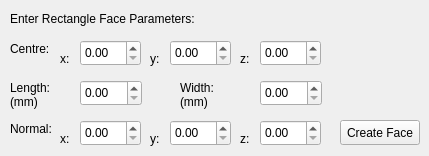
           <widget class="QWidget" name="page_30">
            <widget class="QLabel" name="label_126">
             <property name="geometry">
              <rect>
               <x>10</x>
               <y>10</y>
               <width>231</width>
               <height>17</height>
              </rect>
             </property>
             <property name="font">
              <font>
               <weight>50</weight>
               <bold>false</bold>
              </font>
             </property>
             <property name="text">
              <string>Enter Rectangle Face Parameters:</string>
             </property>
            </widget>
            <widget class="QLabel" name="label_127">
             <property name="geometry">
              <rect>
               <x>10</x>
               <y>40</y>
               <width>61</width>
               <height>17</height>
              </rect>
             </property>
             <property name="text">
              <string>Centre:</string>
             </property>
            </widget>
            <widget class="QLabel" name="label_128">
             <property name="geometry">
              <rect>
               <x>60</x>
               <y>50</y>
               <width>16</width>
               <height>17</height>
              </rect>
             </property>
             <property name="text">
              <string>x:</string>
             </property>
            </widget>
            <widget class="QLabel" name="label_129">
             <property name="geometry">
              <rect>
               <x>150</x>
               <y>50</y>
               <width>16</width>
               <height>17</height>
              </rect>
             </property>
             <property name="text">
              <string>y:</string>
             </property>
            </widget>
            <widget class="QLabel" name="label_130">
             <property name="geometry">
              <rect>
               <x>240</x>
               <y>50</y>
               <width>16</width>
               <height>17</height>
              </rect>
             </property>
             <property name="text">
              <string>z:</string>
             </property>
            </widget>
            <widget class="QLabel" name="label_131">
             <property name="geometry">
              <rect>
               <x>10</x>
               <y>80</y>
               <width>51</width>
               <height>31</height>
              </rect>
             </property>
             <property name="text">
              <string>&lt;html&gt;&lt;head/&gt;&lt;body&gt;&lt;p&gt;Length:&lt;br/&gt;   (mm)&lt;/p&gt;&lt;/body&gt;&lt;/html&gt;</string>
             </property>
            </widget>
            <widget class="QLabel" name="label_132">
             <property name="geometry">
              <rect>
               <x>10</x>
               <y>120</y>
               <width>51</width>
               <height>17</height>
              </rect>
             </property>
             <property name="text">
              <string>Normal:</string>
             </property>
            </widget>
            <widget class="QLabel" name="label_133">
             <property name="geometry">
              <rect>
               <x>180</x>
               <y>80</y>
               <width>51</width>
               <height>31</height>
              </rect>
             </property>
             <property name="text">
              <string>&lt;html&gt;&lt;head/&gt;&lt;body&gt;&lt;p&gt;Width:&lt;br/&gt;(mm)&lt;/p&gt;&lt;/body&gt;&lt;/html&gt;</string>
             </property>
            </widget>
            <widget class="QDoubleSpinBox" name="spnbox_insertion_rect_centre_x">
             <property name="geometry">
              <rect>
               <x>80</x>
               <y>40</y>
               <width>61</width>
               <height>26</height>
              </rect>
             </property>
            </widget>
            <widget class="QDoubleSpinBox" name="spnbox_insertion_rect_centre_y">
             <property name="geometry">
              <rect>
               <x>170</x>
               <y>40</y>
               <width>61</width>
               <height>26</height>
              </rect>
             </property>
            </widget>
            <widget class="QDoubleSpinBox" name="spnbox_insertion_rect_centre_z">
             <property name="geometry">
              <rect>
               <x>260</x>
               <y>40</y>
               <width>61</width>
               <height>26</height>
              </rect>
             </property>
            </widget>
            <widget class="QDoubleSpinBox" name="spnbox_insertion_length">
             <property name="geometry">
              <rect>
               <x>80</x>
               <y>80</y>
               <width>62</width>
               <height>26</height>
              </rect>
             </property>
             <property name="wrapping">
              <bool>false</bool>
             </property>
             <property name="frame">
              <bool>true</bool>
             </property>
            </widget>
            <widget class="QDoubleSpinBox" name="spnbox_insertion_width">
             <property name="geometry">
              <rect>
               <x>260</x>
               <y>80</y>
               <width>62</width>
               <height>26</height>
              </rect>
             </property>
            </widget>
            <widget class="QLabel" name="label_134">
             <property name="geometry">
              <rect>
               <x>60</x>
               <y>130</y>
               <width>16</width>
               <height>17</height>
              </rect>
             </property>
             <property name="text">
              <string>x:</string>
             </property>
            </widget>
            <widget class="QDoubleSpinBox" name="spnbox_insertion_rect_normal_z">
             <property name="geometry">
              <rect>
               <x>260</x>
               <y>120</y>
               <width>61</width>
               <height>26</height>
              </rect>
             </property>
            </widget>
            <widget class="QDoubleSpinBox" name="spnbox_insertion_rect_normal_y">
             <property name="geometry">
              <rect>
               <x>170</x>
               <y>120</y>
               <width>61</width>
               <height>26</height>
              </rect>
             </property>
            </widget>
            <widget class="QLabel" name="label_135">
             <property name="geometry">
              <rect>
               <x>240</x>
               <y>130</y>
               <width>16</width>
               <height>17</height>
              </rect>
             </property>
             <property name="text">
              <string>z:</string>
             </property>
            </widget>
            <widget class="QDoubleSpinBox" name="spnbox_insertion_rect_normal_x">
             <property name="geometry">
              <rect>
               <x>80</x>
               <y>120</y>
               <width>61</width>
               <height>26</height>
              </rect>
             </property>
            </widget>
            <widget class="QLabel" name="label_136">
             <property name="geometry">
              <rect>
               <x>150</x>
               <y>130</y>
               <width>16</width>
               <height>17</height>
              </rect>
             </property>
             <property name="text">
              <string>y:</string>
             </property>
            </widget>
            <widget class="QPushButton" name="btn_insertion_rect_create">
             <property name="geometry">
              <rect>
               <x>340</x>
               <y>120</y>
               <width>80</width>
               <height>25</height>
              </rect>
             </property>
             <property name="text">
              <string>Create Face</string>
             </property>
            </widget>
           </widget>
